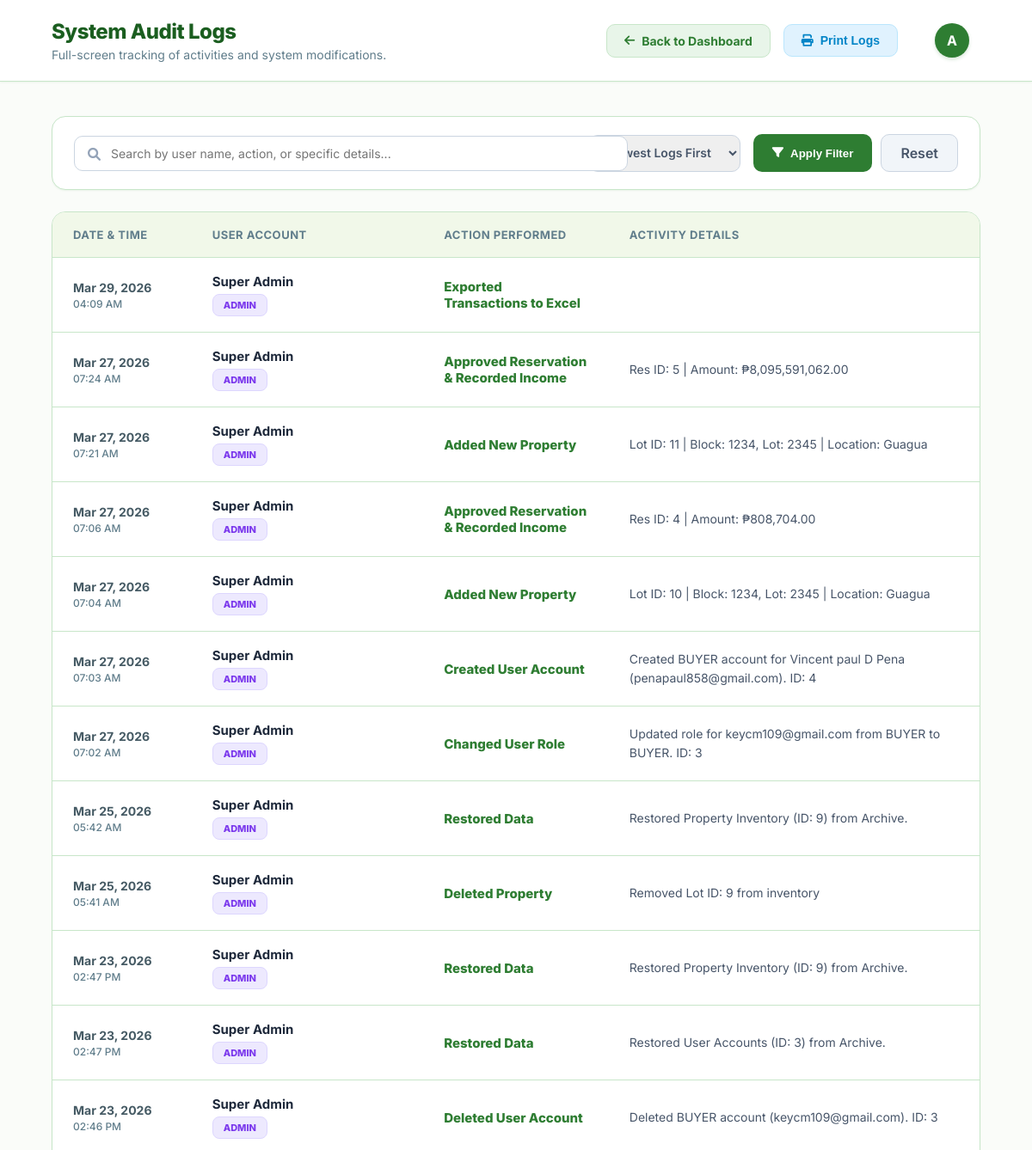
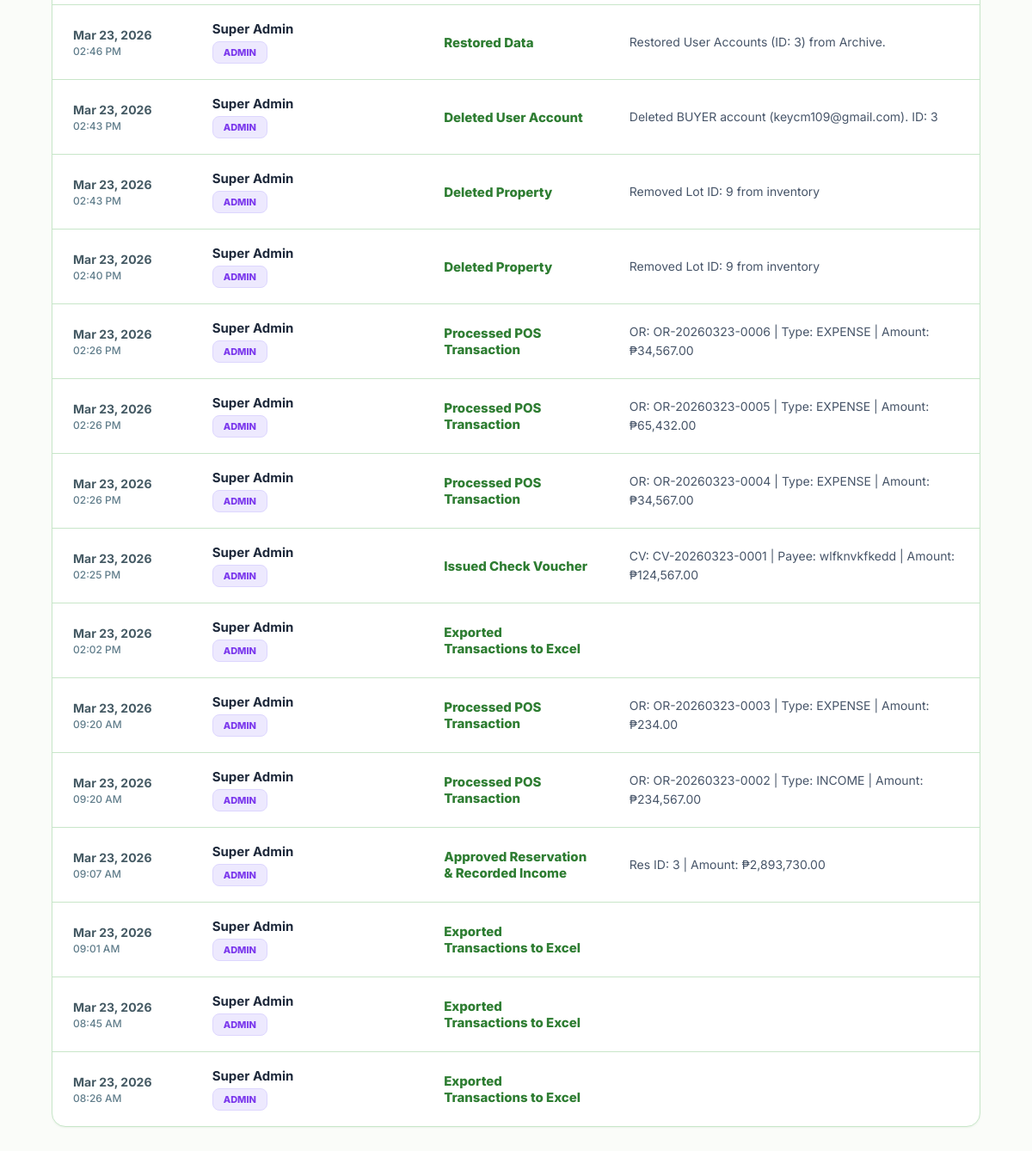
/audit_logs.php (signed in), run on the app's committed database (2 pictures, top to bottom).
### tables this page shows
CREATE TABLE `audit_logs` (
  `id` int(11) NOT NULL,
  `user_id` int(11) NOT NULL,
  `action` varchar(255) NOT NULL,
  `details` text DEFAULT NULL,
  `created_at` timestamp NOT NULL DEFAULT current_timestamp()
);

CREATE TABLE `users` (
  `id` int(11) NOT NULL,
  `fullname` varchar(100) DEFAULT NULL,
  `email` varchar(100) DEFAULT NULL,
  `password` varchar(255) DEFAULT NULL,
  `phone` varchar(20) DEFAULT NULL,
  `role` enum('SUPER ADMIN','ADMIN','MANAGER','AGENT','BUYER') DEFAULT 'BUYER',
  `created_at` timestamp NOT NULL DEFAULT current_timestamp()
);

### audit_logs.php (the view, shortened to what this page needs)
<?php
include 'config.php';
$search = isset($_GET['search']) ? $conn->real_escape_string($_GET['search']) : '';
$sort = isset($_GET['sort']) ? $_GET['sort'] : 'desc';
$where_sql = "1=1";
$order_sql = "ORDER BY a.created_at DESC";
$query = "SELECT a.*, u.fullname, u.role FROM audit_logs a
          LEFT JOIN users u ON a.user_id = u.id
          WHERE $where_sql
          $order_sql LIMIT 500";
$logs = $conn->query($query);
?>
<!DOCTYPE html>
<html lang="en">
<head>
    <link rel="stylesheet" href="https://cdnjs.cloudflare.com/ajax/libs/font-awesome/6.0.0/css/all.min.css">
</head>
<body>
    <div class="main-panel">
        <div class="top-header">
            <div class="header-title">
                <h1>System Audit Logs</h1>
                <p>Full-screen tracking of activities and system modifications.</p>
            </div>
            <div style="display: flex; align-items: center; gap: 15px;">
                <a href="admin.php?view=dashboard" class="btn-back"><i class="fa-solid fa-arrow-left"></i> Back to Dashboard</a>
                <button onclick="window.print()" class="btn-print"><i class="fa-solid fa-print"></i> Print Logs</button>
                <div class="profile-dropdown" style="margin-left: 15px;">
                    <div class="profile-trigger">
                        <div class="profile-avatar">A</div>
                    </div>
                </div>
            </div>
        </div>
        <div class="content-area">
            <div class="toolbar">
                <form method="GET" style="display: flex; gap: 15px; flex-wrap: wrap; width: 100%; align-items: center;">
                    <div style="flex: 1; position: relative; min-width: 300px;">
                        <i class="fa-solid fa-search" style="position: absolute; left: 16px; top: 14px; color: #94a3b8; font-size: 15px;"></i>
                        <input type="text" name="search" class="form-control" placeholder="Search by user name, action, or specific details..." value="<?= htmlspecialchars($search) ?>" style="padding-left: 42px; width: 100%;">
                    </div>
                    <div>
                        <select name="sort" class="form-control" style="font-weight: 600; min-width: 160px;">
                            <option value="desc" <?= $sort == 'desc' ? 'selected' : '' ?>>Newest Logs First</option>
                        </select>
                    </div>
                    <div style="display: flex; gap: 10px;">
                        <button type="submit" class="btn-filter"><i class="fa-solid fa-filter"></i> Apply Filter</button>
                        <a href="audit_logs.php" class="btn-reset">Reset</a>
                    </div>
                </form>
            </div>
            <div class="table-container">
                <table>
                    <thead>
                        <tr>
                            <th style="width: 15%;">Date & Time</th>
                            <th style="width: 25%;">User Account</th>
                            <th style="width: 20%;">Action Performed</th>
                            <th style="width: 40%;">Activity Details</th>
                        </tr>
                    </thead>
                    <tbody>
                        <?php
                        if($logs && $logs->num_rows > 0):
                            while($row = $logs->fetch_assoc()):
                        ?>
                        <tr>
                            <td>
                                <span class="log-date"><?= date('M d, Y', strtotime($row['created_at'])) ?></span>
                                <span class="log-time"><?= date('h:i A', strtotime($row['created_at'])) ?></span>
                            </td>
                            <td>
                                <strong style="color: #1e293b; display: block; font-size: 15px; margin-bottom: 5px;"><?= htmlspecialchars($row['fullname'] ?? 'System Process') ?></strong>
                                <span class="role-badge role-<?= str_replace(' ', '-', $row['role'] ?? 'BUYER') ?>"><?= $row['role'] ?? 'SYSTEM' ?></span>
                            </td>
                            <td>
                                <span class="action-text"><?= htmlspecialchars($row['action']) ?></span>
                            </td>
                            <td style="font-size: 14px; color: #475569; line-height: 1.6; padding-right: 20px;">
                                <?= htmlspecialchars($row['details']) ?>
                            </td>
                        </tr>
                        <?php
                            endwhile;
                        endif; ?>
                    </tbody>
                </table>
            </div>
        </div>
    </div>
</body>
</html>

### audit_logs.php (style rules this page uses)
:root { --primary: #2e7d32; --primary-light: #e8f5e9; --dark: #1b5e20; --gray-light: #f1f8e9; --gray-border: #c8e6c9; --text-muted: #607d8b; --shadow-sm: 0 1px 2px 0 rgba(46, 125, 50, 0.08); --shadow-md: 0 4px 6px -1px rgba(46, 125, 50, 0.1), 0 2px 4px -1px rgba(46, 125, 50, 0.06); --shadow-lg: 0 10px 15px -3px rgba(46, 125, 50, 0.15), 0 4px 6px -2px rgba(46, 125, 50, 0.05); }
body { background-color: #fafcf9; min-height: 100vh; font-family: 'Inter', sans-serif; color: #37474f; margin: 0; padding: 0; }
.main-panel { width: 100%; display: flex; flex-direction: column; }
.top-header { display: flex; justify-content: space-between; align-items: center; background: #ffffff; padding: 20px 60px; border-bottom: 1px solid var(--gray-border); box-shadow: var(--shadow-sm); z-index: 50; }
.header-title h1 { font-size: 24px; font-weight: 800; color: var(--dark); margin: 0 0 4px 0; letter-spacing: -0.5px; }
.header-title p { color: var(--text-muted); font-size: 14px; margin: 0; }
.profile-dropdown { position: relative; cursor: pointer; }
.profile-trigger { display: flex; align-items: center; gap: 12px; padding: 6px 12px; border-radius: 10px; transition: background 0.2s; border: 1px solid transparent; }
.profile-avatar { width: 40px; height: 40px; background: var(--primary); color: white; border-radius: 50%; display: flex; align-items: center; justify-content: center; font-weight: bold; font-size: 16px; box-shadow: 0 2px 4px rgba(46, 125, 50, 0.2); }
.content-area { padding: 40px 60px; flex: 1; }
.toolbar { background: white; padding: 20px 25px; border-radius: 16px; border: 1px solid var(--gray-border); box-shadow: var(--shadow-sm); margin-bottom: 25px; display: flex; flex-wrap: wrap; gap: 15px; align-items: center; justify-content: space-between; }
.form-control { padding: 11px 16px; border: 1px solid #cbd5e1; border-radius: 10px; font-family: inherit; font-size: 14px; outline: none; transition: 0.2s; color: #475569; }
.btn-filter { background: var(--primary); color: white; border: none; padding: 11px 22px; border-radius: 10px; font-weight: 600; cursor: pointer; transition: 0.2s; display: inline-flex; align-items: center; gap: 8px; }
.btn-reset { background: #f1f5f9; color: #475569; border: 1px solid #cbd5e1; padding: 11px 22px; border-radius: 10px; font-weight: 600; cursor: pointer; text-decoration: none; transition: 0.2s; }
.table-container { background: white; border-radius: 16px; border: 1px solid var(--gray-border); box-shadow: var(--shadow-sm); overflow: hidden; margin-bottom: 30px; }
table { width: 100%; border-collapse: collapse; }
th { text-align: left; padding: 18px 24px; font-size: 13px; font-weight: 700; color: var(--text-muted); text-transform: uppercase; background: var(--gray-light); border-bottom: 1px solid var(--gray-border); letter-spacing: 0.5px; }
td { padding: 18px 24px; border-bottom: 1px solid var(--gray-border); color: #37474f; font-size: 14px; vertical-align: middle; }
tr:last-child td { border-bottom: none; }
.role-badge { padding: 5px 12px; border-radius: 8px; font-size: 11px; font-weight: 800; text-transform: uppercase; display: inline-block; border: 1px solid transparent; }
.role-SUPER-ADMIN, .role-ADMIN { background: #ede9fe; color: #7c3aed; border-color: #ddd6fe; }
.btn-print { background: #e0f2fe; color: #0284c7; border: 1px solid #bae6fd; padding: 10px 20px; border-radius: 10px; font-size: 14px; font-weight: 700; text-decoration: none; display: inline-flex; align-items: center; gap: 8px; transition: 0.2s; cursor: pointer; }
.btn-back { background: var(--primary-light); color: var(--primary); border: 1px solid var(--gray-border); padding: 10px 20px; border-radius: 10px; font-size: 14px; font-weight: 700; text-decoration: none; display: inline-flex; align-items: center; gap: 8px; transition: 0.2s; cursor: pointer; }
.log-date { font-weight: 700; color: #455a64; font-size: 14px; }
.log-time { font-size: 12px; font-weight: 500; display: block; margin-top: 3px; color: var(--text-muted); }
.action-text { font-weight: 800; color: var(--primary); font-size: 15px; }

### data on the page
audit_logs: created_at "Mar 29, 2026", created_at "04:09 AM", user.fullname "Super Admin", user.role "ADMIN", action "Exported Transactions to Excel"
audit_logs: created_at "Mar 27, 2026", created_at "07:24 AM", user.fullname "Super Admin", user.role "ADMIN", action "Approved Reservation & Recorded Income", details "Res ID: 5 | Amount: ₱8,095,591,062.00"
audit_logs: created_at "Mar 27, 2026", created_at "07:21 AM", user.fullname "Super Admin", user.role "ADMIN", action "Added New Property", details "Lot ID: 11 | Block: 1234, Lot: 2345 | Location: Guagua"
audit_logs: created_at "Mar 27, 2026", created_at "07:06 AM", user.fullname "Super Admin", user.role "ADMIN", action "Approved Reservation & Recorded Income", details "Res ID: 4 | Amount: ₱808,704.00"
audit_logs: created_at "Mar 27, 2026", created_at "07:04 AM", user.fullname "Super Admin", user.role "ADMIN", action "Added New Property", details "Lot ID: 10 | Block: 1234, Lot: 2345 | Location: Guagua"
audit_logs: created_at "Mar 27, 2026", created_at "07:03 AM", user.fullname "Super Admin", user.role "ADMIN", action "Created User Account", details "Created BUYER account for Vincent paul D Pena (penapaul858@gmail.com). ID: 4"
audit_logs: created_at "Mar 27, 2026", created_at "07:02 AM", user.fullname "Super Admin", user.role "ADMIN", action "Changed User Role", details "Updated role for keycm109@gmail.com from BUYER to BUYER. ID: 3"
audit_logs: created_at "Mar 25, 2026", created_at "05:42 AM", user.fullname "Super Admin", user.role "ADMIN", action "Restored Data", details "Restored Property Inventory (ID: 9) from Archive."
audit_logs: created_at "Mar 25, 2026", created_at "05:41 AM", user.fullname "Super Admin", user.role "ADMIN", action "Deleted Property", details "Removed Lot ID: 9 from inventory"
audit_logs: created_at "Mar 23, 2026", created_at "02:47 PM", user.fullname "Super Admin", user.role "ADMIN", action "Restored Data", details "Restored Property Inventory (ID: 9) from Archive."
audit_logs: created_at "Mar 23, 2026", created_at "02:47 PM", user.fullname "Super Admin", user.role "ADMIN", action "Restored Data", details "Restored User Accounts (ID: 3) from Archive."
audit_logs: created_at "Mar 23, 2026", created_at "02:46 PM", user.fullname "Super Admin", user.role "ADMIN", action "Deleted User Account", details "Deleted BUYER account (keycm109@gmail.com). ID: 3"
audit_logs: created_at "Mar 23, 2026", created_at "02:46 PM", user.fullname "Super Admin", user.role "ADMIN", action "Restored Data", details "Restored User Accounts (ID: 3) from Archive."
audit_logs: created_at "Mar 23, 2026", created_at "02:43 PM", user.fullname "Super Admin", user.role "ADMIN", action "Deleted User Account", details "Deleted BUYER account (keycm109@gmail.com). ID: 3"
audit_logs: created_at "Mar 23, 2026", created_at "02:43 PM", user.fullname "Super Admin", user.role "ADMIN", action "Deleted Property", details "Removed Lot ID: 9 from inventory"
audit_logs: created_at "Mar 23, 2026", created_at "02:40 PM", user.fullname "Super Admin", user.role "ADMIN", action "Deleted Property", details "Removed Lot ID: 9 from inventory"
audit_logs: created_at "Mar 23, 2026", created_at "02:26 PM", user.fullname "Super Admin", user.role "ADMIN", action "Processed POS Transaction", details "OR: OR-20260323-0006 | Type: EXPENSE | Amount: ₱34,567.00"
audit_logs: created_at "Mar 23, 2026", created_at "02:26 PM", user.fullname "Super Admin", user.role "ADMIN", action "Processed POS Transaction", details "OR: OR-20260323-0005 | Type: EXPENSE | Amount: ₱65,432.00"
audit_logs: created_at "Mar 23, 2026", created_at "02:26 PM", user.fullname "Super Admin", user.role "ADMIN", action "Processed POS Transaction", details "OR: OR-20260323-0004 | Type: EXPENSE | Amount: ₱34,567.00"
audit_logs: created_at "Mar 23, 2026", created_at "02:25 PM", user.fullname "Super Admin", user.role "ADMIN", action "Issued Check Voucher", details "CV: CV-20260323-0001 | Payee: wlfknvkfkedd | Amount: ₱124,567.00"
audit_logs: created_at "Mar 23, 2026", created_at "02:02 PM", user.fullname "Super Admin", user.role "ADMIN", action "Exported Transactions to Excel"
audit_logs: created_at "Mar 23, 2026", created_at "09:20 AM", user.fullname "Super Admin", user.role "ADMIN", action "Processed POS Transaction", details "OR: OR-20260323-0003 | Type: EXPENSE | Amount: ₱234.00"
audit_logs: created_at "Mar 23, 2026", created_at "09:20 AM", user.fullname "Super Admin", user.role "ADMIN", action "Processed POS Transaction", details "OR: OR-20260323-0002 | Type: INCOME | Amount: ₱234,567.00"
audit_logs: created_at "Mar 23, 2026", created_at "09:07 AM", user.fullname "Super Admin", user.role "ADMIN", action "Approved Reservation & Recorded Income", details "Res ID: 3 | Amount: ₱2,893,730.00"
audit_logs: created_at "Mar 23, 2026", created_at "09:01 AM", user.fullname "Super Admin", user.role "ADMIN", action "Exported Transactions to Excel"
audit_logs: created_at "Mar 23, 2026", created_at "08:45 AM", user.fullname "Super Admin", user.role "ADMIN", action "Exported Transactions to Excel"
audit_logs: created_at "Mar 23, 2026", created_at "08:26 AM", user.fullname "Super Admin", user.role "ADMIN", action "Exported Transactions to Excel"
